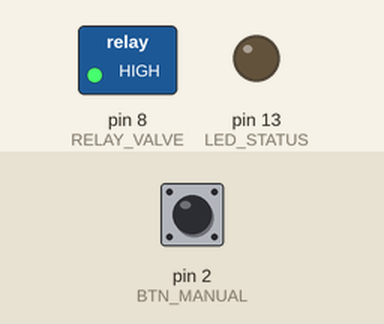
The sketch below on a simulated Arduino Uno, built with avr-gcc and run on an emulated ATmega328P. Shown: switched loads named in the sketch (green lamp = pin HIGH), output pins drawn as LEDs (lit = HIGH). The inputs (shaded band) are chosen by the test bench; at power-on: pin 2 (BTN_MANUAL) HIGH. What the sketch prints to the serial monitor is not drawn.

Above: at 1.2 s.
1.3 s: pin 2 (BTN_MANUAL) pulled LOW for 0.15 s
At 2.7 s:
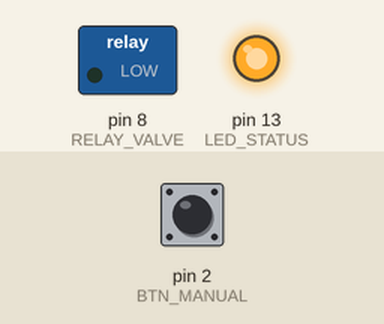
8.9 s: pin 2 (BTN_MANUAL) pulled LOW for 1 s
At 15.4 s:
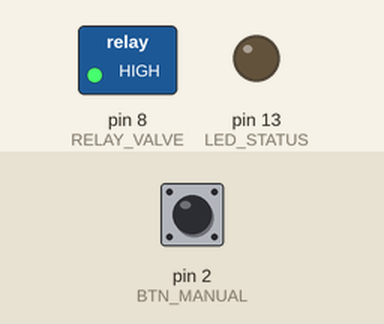
Timing chart, 0 to 16.9 s (numbered marks = the images above; inputs shaded):
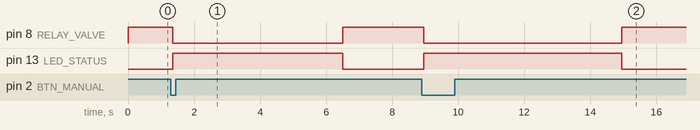

The sketch:

manualirrigationtoggle.ino
```cpp
const uint8_t BTN_MANUAL = 2;
const uint8_t LED_STATUS = 13;
const uint8_t RELAY_VALVE = 8;

const bool RELAY_ACTIVE_LOW = true;

unsigned long lastEventMs = 0;
unsigned long releaseTime = 0;
bool valveState = false;

bool debouncePressed(uint8_t pin) {
  static bool lastStable = HIGH;
  static bool lastRead = HIGH;
  static unsigned long lastChange = 0;

  bool reading = digitalRead(pin);

  if (reading != lastRead) {
    lastChange = millis();
    lastRead = reading;
  }

  if ((millis() - lastChange) > 50) {
    lastStable = reading;
  }

  return (lastStable == LOW);
}

void setValve(bool open) {
  if (RELAY_ACTIVE_LOW) {
    digitalWrite(RELAY_VALVE, open ? LOW : HIGH);
  } else {
    digitalWrite(RELAY_VALVE, open ? HIGH : LOW);
  }
}

void setup() {
  pinMode(BTN_MANUAL, INPUT_PULLUP);
  pinMode(LED_STATUS, OUTPUT);
  pinMode(RELAY_VALVE, OUTPUT);

  setValve(false);

  Serial.begin(9600);

  Serial.println(F("Manual Irrigation Ready"));
  Serial.println(F("Commands: s=status, e=ESTOP"));
}

void loop() {
  bool pressed = debouncePressed(BTN_MANUAL);

  if (pressed) {
    valveState = true;
    releaseTime = millis();
    lastEventMs = millis();
  }

  if (valveState && !pressed && (millis() - releaseTime >= 5000)) {
    valveState = false;
  }

  setValve(valveState);
  digitalWrite(LED_STATUS, valveState ? HIGH : LOW);

  if (Serial.available()) {
    char c = Serial.read();

    if (c == 's') {
      Serial.print(F("Valve="));
      Serial.println(valveState ? F("OPEN") : F("CLOSED"));

      Serial.print(F("UptimeMs="));
      Serial.println(millis());

      Serial.print(F("LastEventMs="));
      Serial.println(lastEventMs);
    }

    if (c == 'e') {
      valveState = false;
      setValve(false);
      digitalWrite(LED_STATUS, LOW);
      Serial.println(F("ESTOP"));
    }
  }
}
```

Measured:
- after the input at 1.3 s, pin 8 (RELAY_VALVE): HIGH → LOW after 0.05 s, → HIGH 5.1 s later; pin 13 (LED_STATUS): LOW → HIGH after 0.05 s, → LOW 5.1 s later
- after the input at 8.9 s, pin 8 (RELAY_VALVE): HIGH → LOW after 0.05 s, → HIGH 6.0 s later; pin 13 (LED_STATUS): LOW → HIGH after 0.05 s, → LOW 6.0 s later
